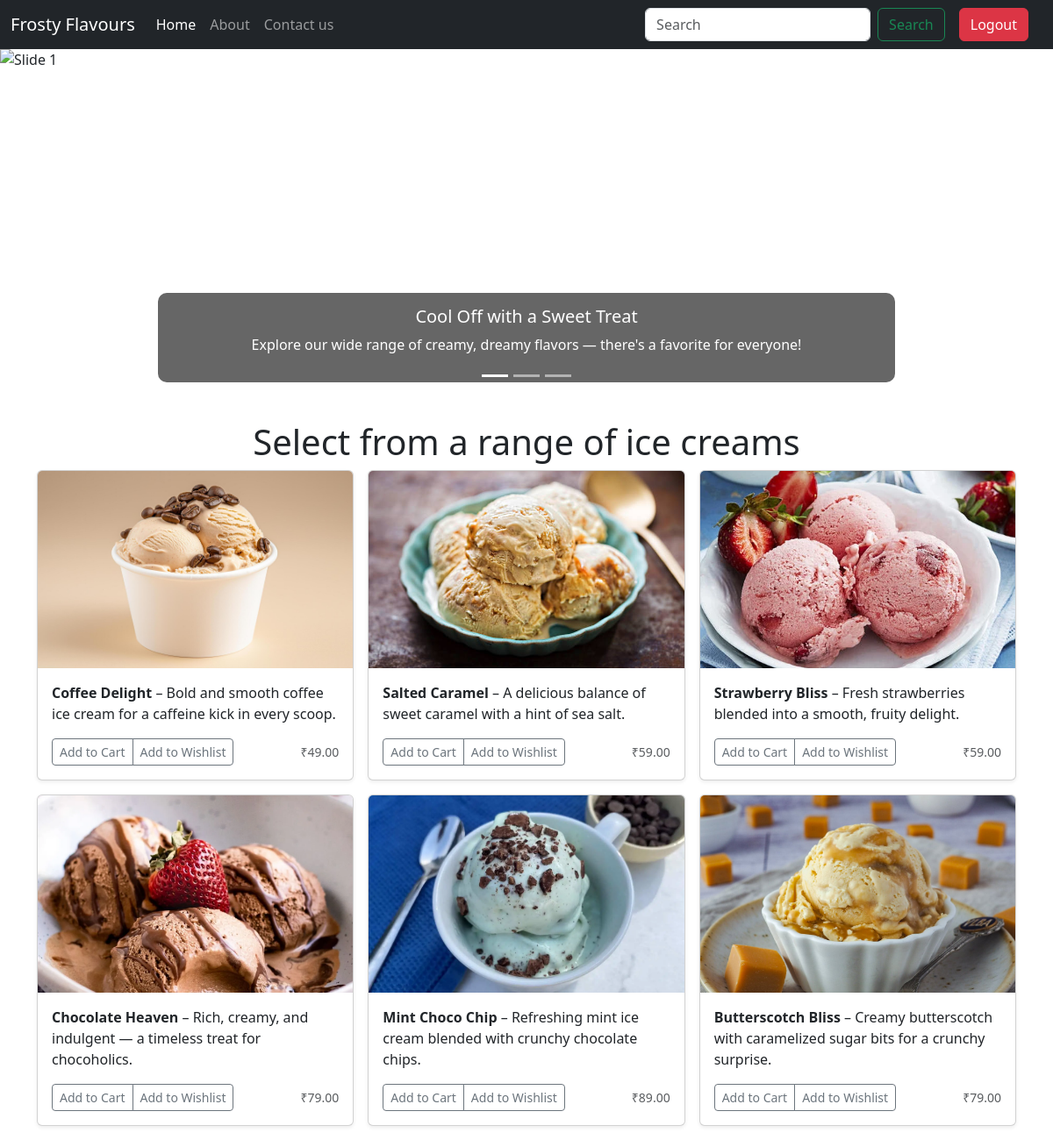
Page /home (signed in) on the committed database.
### myapp/models.py (models this page shows, shortened)
class Flavour(models.Model):
    name = models.CharField(max_length=100)
    description = models.TextField()
    price = models.DecimalField(max_digits=5, decimal_places=2)
    image = models.ImageField(upload_to='flavours/')

### myapp/views.py (the view)
# urls.py: path("home",views.search_flavours, name='home'),
def search_flavours(request):
    query = request.GET.get('q')
    if query:
        results = Flavour.objects.filter(
            Q(name__icontains=query) | Q(description__icontains=query)
        )
    else:
        results = Flavour.objects.all()
    return render(request, 'index.html', {'flavours': results, 'query': query})

### templates/index.html (shortened to what this page needs)
{% extends "base.html" %}
{% block body %}
<div class="container-fluid  px-0">
  <div id="carouselExampleIndicators" class="carousel slide" data-bs-ride="carousel" data-bs-interval="3000" style="border-radius: 0; overflow: hidden; max-height: 400px;">
    <div class="carousel-indicators">
      <button type="button" data-bs-target="#carouselExampleIndicators" data-bs-slide-to="0" class="active" aria-current="true" aria-label="Slide 1"></button>
      <button type="button" data-bs-target="#carouselExampleIndicators" data-bs-slide-to="1" aria-label="Slide 2"></button>
      <button type="button" data-bs-target="#carouselExampleIndicators" data-bs-slide-to="2" aria-label="Slide 3"></button>
    </div>
    <div class="carousel-inner">
      <div class="carousel-item active">
        <img src="/static/1.webp" class="d-block w-100" alt="Slide 1" style="object-fit: cover; height: 400px;">
        <div class="carousel-caption d-none d-md-block" style="background: rgba(0, 0, 0, 0.6); padding: 15px; border-radius: 10px;">
    <h5>Cool Off with a Sweet Treat</h5>
    <p>Explore our wide range of creamy, dreamy flavors — there's a favorite for everyone!</p>
  </div>
      </div>
    </div>
    <button class="carousel-control-prev" type="button" data-bs-target="#carouselExampleIndicators" data-bs-slide="prev">
      <span class="carousel-control-prev-icon" aria-hidden="true"></span>
    </button>
    <button class="carousel-control-next" type="button" data-bs-target="#carouselExampleIndicators" data-bs-slide="next">
      <span class="carousel-control-next-icon" aria-hidden="true"></span>
    </button>
  </div>
</div>
<div class="container my-4">
  <h1 class="my-2 text-center">Select from a range of ice creams</h1>
  <div class="row row-cols-1 row-cols-sm-2 row-cols-md-3 g-3">
  {% for flavour in flavours %}
  <div class="col">
    <div class="card shadow-sm h-100">
      <img src="{{ flavour.image.url }}" class="card-img-top" alt="{{ flavour.name }}" height="225" style="object-fit: cover;">
      <div class="card-body">
        <p class="card-text">
          <strong>{{ flavour.name }}</strong> – {{ flavour.description }}
        </p>
        <div class="d-flex justify-content-between align-items-center">
          <div class="btn-group">
            <button type="button" class="btn btn-sm btn-outline-secondary">Add to Cart</button>
            <button type="button" class="btn btn-sm btn-outline-secondary">Add to Wishlist</button>
          </div>
          <small class="text-body-secondary">₹{{ flavour.price }}</small>
        </div>
      </div>
    </div>
  </div>
{% endfor %}
{% endblock body %}

### rows in the picture
Flavour: image (picture), name "Coffee Delight", description "Bold and smooth coffee ice cream for a caffeine kick in every scoop.", price "49.00"
Flavour: image (picture), name "Salted Caramel", description "A delicious balance of sweet caramel with a hint of sea salt.", price "59.00"
Flavour: image (picture), name "Strawberry Bliss", description "Fresh strawberries blended into a smooth, fruity delight.", price "59.00"
Flavour: image (picture), name "Chocolate Heaven", description "Rich, creamy, and indulgent — a timeless treat for chocoholics.", price "79.00"
Flavour: image (picture), name "Mint Choco Chip", description "Refreshing mint ice cream blended with crunchy chocolate chips.", price "89.00"
Flavour: image (picture), name "Butterscotch Bliss", description "Creamy butterscotch with caramelized sugar bits for a crunchy surprise.", price "79.00"
